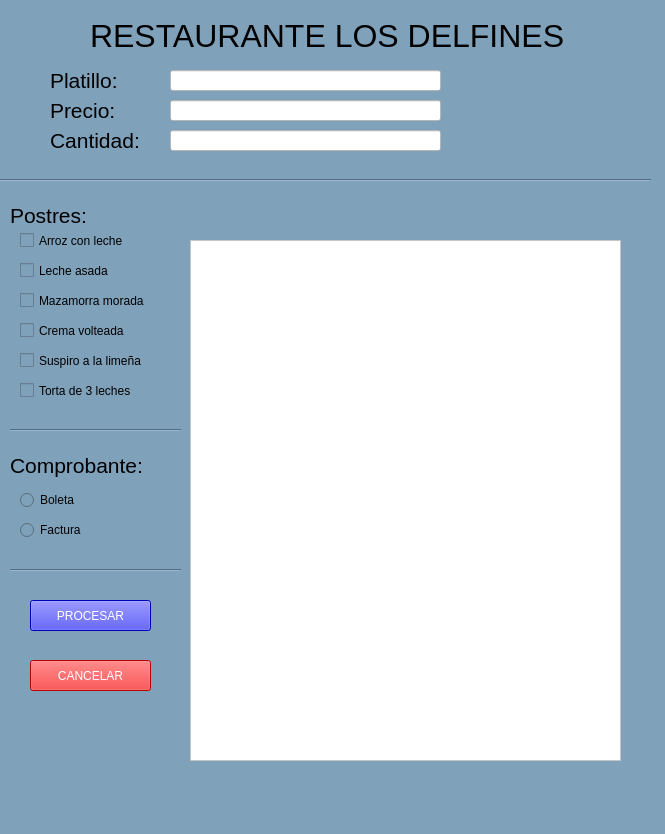
<?xml version="1.0" encoding="UTF-8"?>
<ui version="4.0">
 <class>MainWindow</class>
 <widget class="QMainWindow" name="MainWindow">
  <property name="geometry">
   <rect>
    <x>0</x>
    <y>0</y>
    <width>665</width>
    <height>834</height>
   </rect>
  </property>
  <property name="windowTitle">
   <string>MainWindow</string>
  </property>
  <property name="styleSheet">
   <string notr="true">background-color:rgb(128, 161, 186);</string>
  </property>
  <widget class="QWidget" name="centralwidget">
   <widget class="QLabel" name="label">
    <property name="geometry">
     <rect>
      <x>90</x>
      <y>-10</y>
      <width>521</width>
      <height>91</height>
     </rect>
    </property>
    <property name="font">
     <font>
      <family>MS Shell Dlg 2</family>
      <pointsize>24</pointsize>
      <weight>9</weight>
      <italic>false</italic>
      <bold>false</bold>
     </font>
    </property>
    <property name="styleSheet">
     <string notr="true">font: 75 24pt &quot;MS Shell Dlg 2&quot;;</string>
    </property>
    <property name="text">
     <string>RESTAURANTE LOS DELFINES</string>
    </property>
   </widget>
   <widget class="QLabel" name="label_2">
    <property name="geometry">
     <rect>
      <x>50</x>
      <y>60</y>
      <width>101</width>
      <height>41</height>
     </rect>
    </property>
    <property name="font">
     <font>
      <family>Arial</family>
      <pointsize>16</pointsize>
      <weight>9</weight>
      <italic>false</italic>
      <bold>false</bold>
     </font>
    </property>
    <property name="styleSheet">
     <string notr="true">font: 75 16pt &quot;Arial&quot;;</string>
    </property>
    <property name="text">
     <string>Platillo:</string>
    </property>
   </widget>
   <widget class="QLabel" name="label_3">
    <property name="geometry">
     <rect>
      <x>50</x>
      <y>90</y>
      <width>111</width>
      <height>41</height>
     </rect>
    </property>
    <property name="font">
     <font>
      <family>Arial</family>
      <pointsize>16</pointsize>
      <weight>9</weight>
      <italic>false</italic>
      <bold>false</bold>
     </font>
    </property>
    <property name="styleSheet">
     <string notr="true">font: 75 16pt &quot;Arial&quot;;</string>
    </property>
    <property name="text">
     <string>Precio:</string>
    </property>
   </widget>
   <widget class="QLabel" name="label_4">
    <property name="geometry">
     <rect>
      <x>50</x>
      <y>120</y>
      <width>111</width>
      <height>41</height>
     </rect>
    </property>
    <property name="font">
     <font>
      <family>Arial</family>
      <pointsize>16</pointsize>
      <weight>9</weight>
      <italic>false</italic>
      <bold>false</bold>
     </font>
    </property>
    <property name="styleSheet">
     <string notr="true">font: 75 16pt &quot;Arial&quot;;</string>
    </property>
    <property name="text">
     <string>Cantidad:</string>
    </property>
   </widget>
   <widget class="QLabel" name="label_5">
    <property name="geometry">
     <rect>
      <x>10</x>
      <y>190</y>
      <width>121</width>
      <height>51</height>
     </rect>
    </property>
    <property name="font">
     <font>
      <family>Arial</family>
      <pointsize>16</pointsize>
      <weight>9</weight>
      <italic>false</italic>
      <bold>false</bold>
     </font>
    </property>
    <property name="styleSheet">
     <string notr="true">font: 75 16pt &quot;Arial&quot;;</string>
    </property>
    <property name="text">
     <string>Postres:</string>
    </property>
   </widget>
   <widget class="QLabel" name="label_6">
    <property name="geometry">
     <rect>
      <x>10</x>
      <y>440</y>
      <width>181</width>
      <height>51</height>
     </rect>
    </property>
    <property name="font">
     <font>
      <family>Arial</family>
      <pointsize>16</pointsize>
      <weight>9</weight>
      <italic>false</italic>
      <bold>false</bold>
     </font>
    </property>
    <property name="styleSheet">
     <string notr="true">font: 75 16pt &quot;Arial&quot;;</string>
    </property>
    <property name="text">
     <string>Comprobante:</string>
    </property>
   </widget>
   <widget class="QLineEdit" name="txtCantidad">
    <property name="geometry">
     <rect>
      <x>170</x>
      <y>130</y>
      <width>271</width>
      <height>21</height>
     </rect>
    </property>
    <property name="styleSheet">
     <string notr="true">background-color:rgb(255,255,255);</string>
    </property>
   </widget>
   <widget class="QLineEdit" name="txtPrecio">
    <property name="geometry">
     <rect>
      <x>170</x>
      <y>100</y>
      <width>271</width>
      <height>21</height>
     </rect>
    </property>
    <property name="styleSheet">
     <string notr="true">background-color:rgb(255,255,255);</string>
    </property>
   </widget>
   <widget class="QLineEdit" name="txtPlatillo">
    <property name="geometry">
     <rect>
      <x>170</x>
      <y>70</y>
      <width>271</width>
      <height>21</height>
     </rect>
    </property>
    <property name="styleSheet">
     <string notr="true">background-color:rgb(255,255,255);</string>
    </property>
   </widget>
   <widget class="QCheckBox" name="chkPostre1">
    <property name="geometry">
     <rect>
      <x>20</x>
      <y>230</y>
      <width>141</width>
      <height>21</height>
     </rect>
    </property>
    <property name="text">
     <string>Arroz con leche</string>
    </property>
   </widget>
   <widget class="QCheckBox" name="chkPostre2">
    <property name="geometry">
     <rect>
      <x>20</x>
      <y>260</y>
      <width>141</width>
      <height>21</height>
     </rect>
    </property>
    <property name="text">
     <string>Leche asada</string>
    </property>
   </widget>
   <widget class="QCheckBox" name="chkPostre3">
    <property name="geometry">
     <rect>
      <x>20</x>
      <y>290</y>
      <width>141</width>
      <height>21</height>
     </rect>
    </property>
    <property name="text">
     <string>Mazamorra morada</string>
    </property>
   </widget>
   <widget class="QCheckBox" name="chkPostre4">
    <property name="geometry">
     <rect>
      <x>20</x>
      <y>320</y>
      <width>141</width>
      <height>21</height>
     </rect>
    </property>
    <property name="text">
     <string>Crema volteada</string>
    </property>
   </widget>
   <widget class="QCheckBox" name="chkPostre5">
    <property name="geometry">
     <rect>
      <x>20</x>
      <y>350</y>
      <width>141</width>
      <height>21</height>
     </rect>
    </property>
    <property name="text">
     <string>Suspiro a la limeña</string>
    </property>
   </widget>
   <widget class="QCheckBox" name="chkPostre6">
    <property name="geometry">
     <rect>
      <x>20</x>
      <y>380</y>
      <width>141</width>
      <height>21</height>
     </rect>
    </property>
    <property name="text">
     <string>Torta de 3 leches</string>
    </property>
   </widget>
   <widget class="Line" name="line">
    <property name="geometry">
     <rect>
      <x>0</x>
      <y>170</y>
      <width>651</width>
      <height>21</height>
     </rect>
    </property>
    <property name="orientation">
     <enum>Qt::Horizontal</enum>
    </property>
   </widget>
   <widget class="QTextEdit" name="txtSalida">
    <property name="geometry">
     <rect>
      <x>190</x>
      <y>240</y>
      <width>431</width>
      <height>521</height>
     </rect>
    </property>
    <property name="styleSheet">
     <string notr="true">background-color:rgb(255,255,255);
</string>
    </property>
   </widget>
   <widget class="QRadioButton" name="rbBoleta">
    <property name="geometry">
     <rect>
      <x>20</x>
      <y>490</y>
      <width>91</width>
      <height>20</height>
     </rect>
    </property>
    <property name="text">
     <string>Boleta</string>
    </property>
   </widget>
   <widget class="QRadioButton" name="rbFactura">
    <property name="geometry">
     <rect>
      <x>20</x>
      <y>520</y>
      <width>91</width>
      <height>20</height>
     </rect>
    </property>
    <property name="text">
     <string>Factura</string>
    </property>
   </widget>
   <widget class="Line" name="line_2">
    <property name="geometry">
     <rect>
      <x>10</x>
      <y>420</y>
      <width>171</width>
      <height>20</height>
     </rect>
    </property>
    <property name="orientation">
     <enum>Qt::Horizontal</enum>
    </property>
   </widget>
   <widget class="Line" name="line_3">
    <property name="geometry">
     <rect>
      <x>10</x>
      <y>560</y>
      <width>171</width>
      <height>20</height>
     </rect>
    </property>
    <property name="orientation">
     <enum>Qt::Horizontal</enum>
    </property>
   </widget>
   <widget class="QPushButton" name="btnProcesar">
    <property name="geometry">
     <rect>
      <x>30</x>
      <y>600</y>
      <width>121</width>
      <height>31</height>
     </rect>
    </property>
    <property name="styleSheet">
     <string notr="true">background-color:rgb(0, 0, 255);
color: rgb(255, 255, 255);
font: 75 10pt &quot;MS Shell Dlg 2&quot;;</string>
    </property>
    <property name="text">
     <string>PROCESAR</string>
    </property>
   </widget>
   <widget class="QPushButton" name="btnCancelar">
    <property name="geometry">
     <rect>
      <x>30</x>
      <y>660</y>
      <width>121</width>
      <height>31</height>
     </rect>
    </property>
    <property name="styleSheet">
     <string notr="true">background-color:rgb(255, 0, 0);
color: rgb(255, 255, 255);
font: 75 10pt &quot;MS Shell Dlg 2&quot;;</string>
    </property>
    <property name="text">
     <string>CANCELAR</string>
    </property>
   </widget>
  </widget>
  <widget class="QMenuBar" name="menubar">
   <property name="geometry">
    <rect>
     <x>0</x>
     <y>0</y>
     <width>665</width>
     <height>21</height>
    </rect>
   </property>
  </widget>
  <widget class="QStatusBar" name="statusbar"/>
 </widget>
 <resources/>
 <connections/>
</ui>
